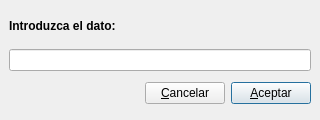
<ui version="4.0" >
 <class>pidenombre</class>
 <widget class="QDialog" name="pidenombre" >
  <property name="geometry" >
   <rect>
    <x>0</x>
    <y>0</y>
    <width>320</width>
    <height>120</height>
   </rect>
  </property>
  <property name="windowTitle" >
   <string>Petición de información</string>
  </property>
  <layout class="QVBoxLayout" >
   <property name="margin" >
    <number>9</number>
   </property>
   <property name="spacing" >
    <number>6</number>
   </property>
   <item>
    <widget class="QLabel" name="textLabel" >
     <property name="sizePolicy" >
      <sizepolicy>
       <hsizetype>5</hsizetype>
       <vsizetype>0</vsizetype>
       <horstretch>0</horstretch>
       <verstretch>0</verstretch>
      </sizepolicy>
     </property>
     <property name="text" >
      <string>&lt;b>Introduzca el dato:&lt;/b></string>
     </property>
     <property name="alignment" >
      <set>Qt::AlignVCenter</set>
     </property>
     <property name="wordWrap" >
      <bool>true</bool>
     </property>
    </widget>
   </item>
   <item>
    <widget class="QLineEdit" name="lineEdit" />
   </item>
   <item>
    <layout class="QHBoxLayout" >
     <property name="margin" >
      <number>0</number>
     </property>
     <property name="spacing" >
      <number>6</number>
     </property>
     <item>
      <spacer>
       <property name="orientation" >
        <enum>Qt::Horizontal</enum>
       </property>
       <property name="sizeType" >
        <enum>QSizePolicy::Expanding</enum>
       </property>
       <property name="sizeHint" >
        <size>
         <width>81</width>
         <height>27</height>
        </size>
       </property>
      </spacer>
     </item>
     <item>
      <widget class="QPushButton" name="cancelarpushButton" >
       <property name="text" >
        <string>&amp;Cancelar</string>
       </property>
      </widget>
     </item>
     <item>
      <widget class="QPushButton" name="aceptarpushButton" >
       <property name="text" >
        <string>&amp;Aceptar</string>
       </property>
       <property name="shortcut" >
        <string>Alt+A</string>
       </property>
       <property name="autoDefault" >
        <bool>false</bool>
       </property>
       <property name="default" >
        <bool>true</bool>
       </property>
      </widget>
     </item>
    </layout>
   </item>
  </layout>
 </widget>
 <layoutdefault spacing="6" margin="11" />
 <pixmapfunction>qPixmapFromMimeSource</pixmapfunction>
 <resources/>
 <connections>
  <connection>
   <sender>aceptarpushButton</sender>
   <signal>clicked()</signal>
   <receiver>pidenombre</receiver>
   <slot>accept()</slot>
   <hints>
    <hint type="sourcelabel" >
     <x>252</x>
     <y>105</y>
    </hint>
    <hint type="destinationlabel" >
     <x>20</x>
     <y>20</y>
    </hint>
   </hints>
  </connection>
  <connection>
   <sender>cancelarpushButton</sender>
   <signal>clicked()</signal>
   <receiver>pidenombre</receiver>
   <slot>reject()</slot>
   <hints>
    <hint type="sourcelabel" >
     <x>174</x>
     <y>94</y>
    </hint>
    <hint type="destinationlabel" >
     <x>71</x>
     <y>108</y>
    </hint>
   </hints>
  </connection>
 </connections>
</ui>
